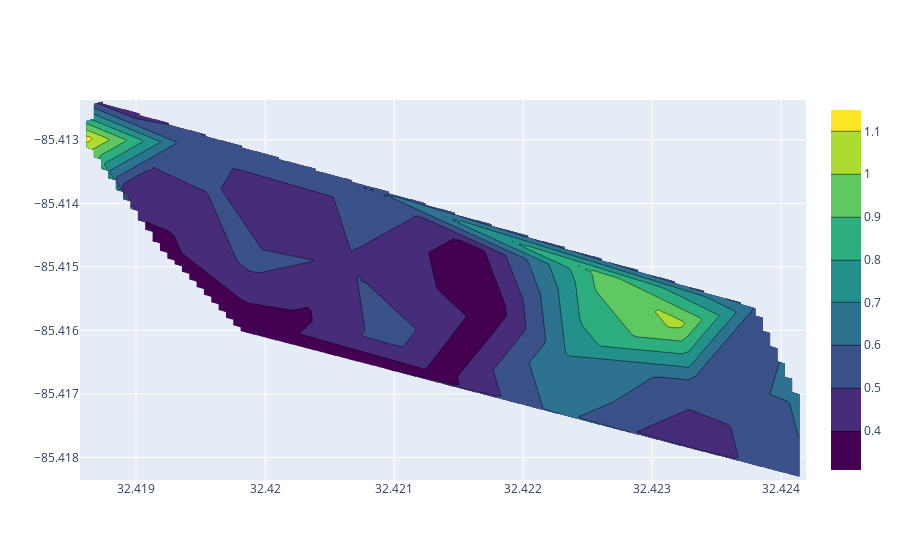

The notebook cell this image was saved under:
### Code cell
fig = go.Figure(data=
                [go.Contour(
                    x = xi,
                    y = yi,
                    z = zi,
                    colorscale='Viridis',
                    
                    )])
fig.show()

### Figure 1 — Plotly figure (JSON) as saved in the notebook; plotly's stock layout.template omitted (floating-point values rounded to 4 significant figures; data arrays with more than 128 entries replaced by an {"elided": "..."} marker saying what was removed)
{"data": [{"colorscale": [[0, "#440154"], [0.1111, "#482878"], [0.2222, "#3e4989"], [0.3333, "#31688e"], [0.4444, "#26828e"], [0.5556, "#1f9e89"], [0.6667, "#35b779"], [0.7778, "#6ece58"], [0.8889, "#b5de2b"], [1, "#fde725"]], "type": "contour", "x": [32.42, 32.42, 32.42, 32.42, 32.42, 32.42, 32.42, 32.42, 32.42, 32.42, 32.42, 32.42, 32.42, 32.42, 32.42, 32.42, 32.42, 32.42, 32.42, 32.42, 32.42, 32.42, 32.42, 32.42, 32.42, 32.42, 32.42, 32.42, 32.42, 32.42, 32.42, 32.42, 32.42, 32.42, 32.42, 32.42, 32.42, 32.42, 32.42, 32.42, 32.42, 32.42, 32.42, 32.42, 32.42, 32.42, 32.42, 32.42, 32.42, 32.42, 32.42, 32.42, 32.42, 32.42, 32.42, 32.42, 32.42, 32.42, 32.42, 32.42, 32.42, 32.42, 32.42, 32.42, 32.42, 32.42, 32.42, 32.42, 32.42, 32.42, 32.42, 32.42, 32.42, 32.42, 32.42, 32.42, 32.42, 32.42, 32.42, 32.42, 32.42, 32.42, 32.42, 32.42, 32.42, 32.42, 32.42, 32.42, 32.42, 32.42, 32.42, 32.42, 32.42, 32.42, 32.42, 32.42, 32.42, 32.42, 32.42, 32.42], "y": {"elided": "200 float values"}, "z": {"elided": "200x100 float values"}}], "layout": {}}
